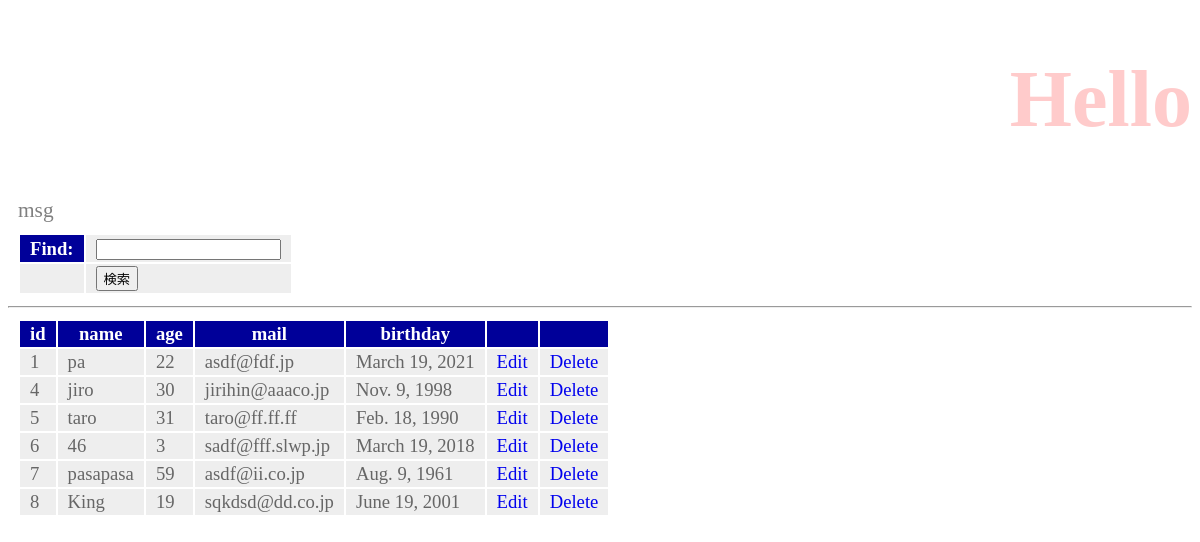
The page /training/find on the database as committed earlier.
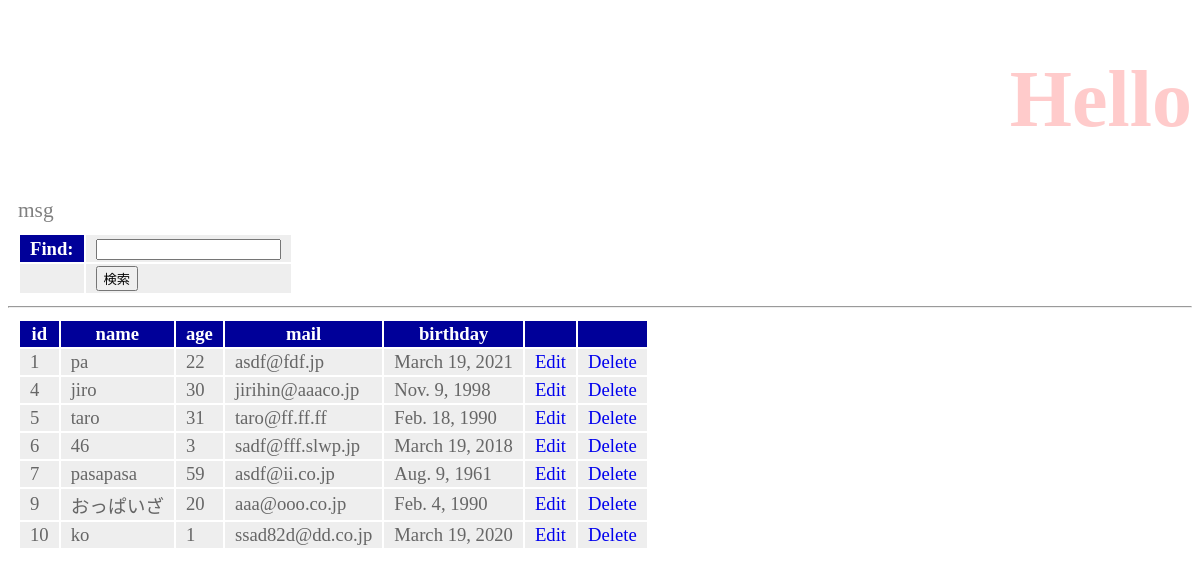
The same page on the database as committed later.
### db_training/models.py (models this page shows, shortened)
class Friend(models.Model):
    name = models.CharField(max_length=10)
    mail = models.EmailField(max_length=100, validators=[
        RegexValidator(r'^[a-zA-Z0-9_.+-]+@([a-zA-Z0-9][a-zA-Z0-9-]*[a-zA-Z0-9]*\.)+[a-zA-Z]{2,}$')]) #バリデーションルールに正規表現を用いる
    gender = models.BooleanField()
    age = models.IntegerField(default=0, validators=[
        MinValueValidator(0),
        MaxValueValidator(150)]) #モデルで最初からバリデーションを設定
    birthday = models.DateField()

### db_training/views.py (the view)
# urls.py: path('find', views.find, name='find'),
def find(request):
    if(request.method == 'POST'):
        msg = request.POST['find']
        form = FindForm(request.POST)
        sql = 'SELECT * FROM db_training_friend'
        if (msg != ''):
            sql += ' WHERE ' + msg
        data = Friend.objects.raw(sql)
        msg = sql
    else:
        msg = 'なにさがしてるん'
        form = FindForm()
        data = Friend.objects.all()
    params = {
        'title': 'Hello',
        'message': 'msg',
        'data': data,
        'form': form
    }
    return render(request, 'db_training/find.html', params)

### db_training/forms.py
class FindForm(forms.Form):
    find = forms.CharField(label='Find', required=False)

### db_training/templates/db_training/find.html (shortened to what this page needs)
{% load static %}
<!doctype html>
<html lang="ja">
<head>
    <link rel="stylesheet" type="text/css" href="{% static 'css\style.css' %}"/>
</head>
<body>
    <h1>{{ title }}</h1>
    <p>{{ message|safe }}</p>
    <table>
        <form action="{% url 'find' %}" method="post">
            {{ form }}
            <tr><td></td><td><input type="submit" value="検索"></td></tr>
        </form>
    </table>
    <hr>
    <table>
        <tr>
            <th>id</th>
            <th>name</th>
            <th>age</th>
            <th>mail</th>
            <th>birthday</th>
            <th></th>
            <th></th>
        </tr>
    {% for item in data %}
        <tr>
            <td>{{ item.id }}</td>
            <td>{{ item.name }}</td>
            <td>{{ item.age }}</td>
            <td>{{ item.mail }}</td>
            <td>{{ item.birthday }}</td>
            <td><a href="{% url 'edit' item.id %}">Edit</a></td>
            <td><a href="{% url 'delete' item.id %}">Delete</a></td>
        </tr>
    {% endfor %}
    </table>
</body>
</html>

Rows that differ between the two databases and show on the page:
removed Friend: id "8", name "King", age "19", mail "sqkdsd@dd.co.jp", birthday "June 19, 2001"
added Friend: id "9", name "おっぱいざ", age "20", mail "aaa@ooo.co.jp", birthday "Feb. 4, 1990"
added Friend: id "10", name "ko", age "1", mail "ssad82d@dd.co.jp", birthday "March 19, 2020"
